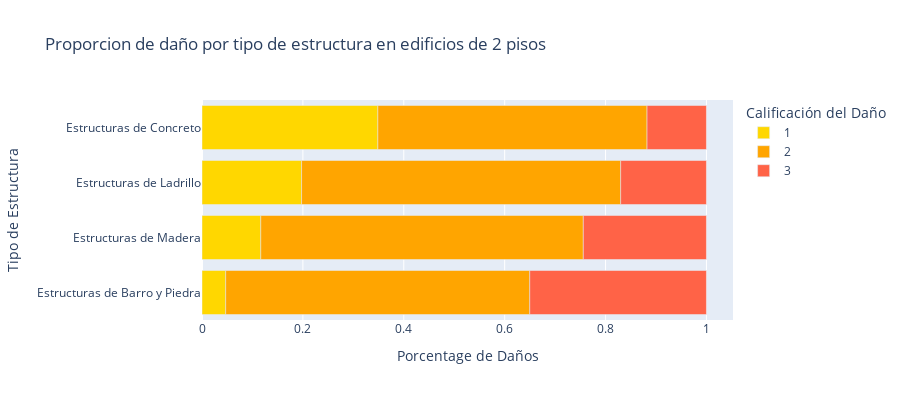

Notebook code for this chart:
### Code cell
fig = px.bar(dosPisosPorcentajes, x=dosPisosPorcentajes.columns, y=dosPisosPorcentajes.index,
             orientation='h',
             height=400,
             title='Proporcion de daño por tipo de estructura en edificios de 2 pisos',
             labels={
                "damage_grade": "Calificación del Daño",
                "index": "Tipo de Estructura",
                "value": "Porcentage de Daños",
             }, color_discrete_sequence=["Gold", "orange", "tomato"])
fig.show()

### Figure 1 — Plotly figure (JSON) as saved in the notebook; plotly's stock layout.template omitted (floating-point values rounded to 4 significant figures)
{"data": [{"alignmentgroup": "True", "hovertemplate": "Calificación del Daño=1<br>Porcentage de Daños=%{x}<br>Tipo de Estructura=%{y}<extra></extra>", "legendgroup": "1", "marker": {"color": "Gold"}, "name": "1", "offsetgroup": "1", "orientation": "h", "showlegend": true, "textposition": "auto", "type": "bar", "x": [0.04695, 0.1165, 0.1974, 0.3486], "xaxis": "x", "y": ["Estructuras de Barro y Piedra", "Estructuras de Madera", "Estructuras de Ladrillo", "Estructuras de Concreto"], "yaxis": "y"}, {"alignmentgroup": "True", "hovertemplate": "Calificación del Daño=2<br>Porcentage de Daños=%{x}<br>Tipo de Estructura=%{y}<extra></extra>", "legendgroup": "2", "marker": {"color": "orange"}, "name": "2", "offsetgroup": "2", "orientation": "h", "showlegend": true, "textposition": "auto", "type": "bar", "x": [0.6028, 0.6393, 0.6326, 0.5336], "xaxis": "x", "y": ["Estructuras de Barro y Piedra", "Estructuras de Madera", "Estructuras de Ladrillo", "Estructuras de Concreto"], "yaxis": "y"}, {"alignmentgroup": "True", "hovertemplate": "Calificación del Daño=3<br>Porcentage de Daños=%{x}<br>Tipo de Estructura=%{y}<extra></extra>", "legendgroup": "3", "marker": {"color": "tomato"}, "name": "3", "offsetgroup": "3", "orientation": "h", "showlegend": true, "textposition": "auto", "type": "bar", "x": [0.3502, 0.2441, 0.17, 0.1178], "xaxis": "x", "y": ["Estructuras de Barro y Piedra", "Estructuras de Madera", "Estructuras de Ladrillo", "Estructuras de Concreto"], "yaxis": "y"}], "layout": {"barmode": "relative", "height": 400, "legend": {"title": {"text": "Calificación del Daño"}, "tracegroupgap": 0}, "title": {"text": "Proporcion de daño por tipo de estructura en edificios de 2 pisos"}, "xaxis": {"anchor": "y", "domain": [0, 1], "title": {"text": "Porcentage de Daños"}}, "yaxis": {"anchor": "x", "domain": [0, 1], "title": {"text": "Tipo de Estructura"}}}}
